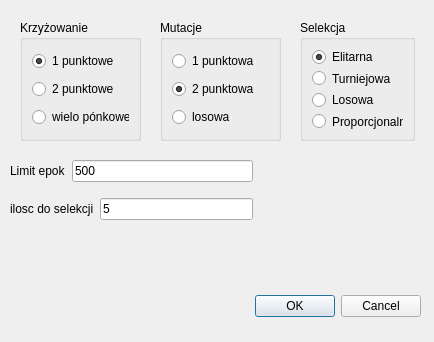
<?xml version="1.0" encoding="UTF-8"?>
<ui version="4.0">
 <class>AgProperties</class>
 <widget class="QDialog" name="AgProperties">
  <property name="geometry">
   <rect>
    <x>0</x>
    <y>0</y>
    <width>434</width>
    <height>342</height>
   </rect>
  </property>
  <property name="windowTitle">
   <string>Dialog</string>
  </property>
  <widget class="QDialogButtonBox" name="buttonBox">
   <property name="geometry">
    <rect>
     <x>80</x>
     <y>290</y>
     <width>341</width>
     <height>32</height>
    </rect>
   </property>
   <property name="orientation">
    <enum>Qt::Horizontal</enum>
   </property>
   <property name="standardButtons">
    <set>QDialogButtonBox::Cancel|QDialogButtonBox::Ok</set>
   </property>
  </widget>
  <widget class="QGroupBox" name="groupBoxMutacja">
   <property name="geometry">
    <rect>
     <x>160</x>
     <y>20</y>
     <width>121</width>
     <height>121</height>
    </rect>
   </property>
   <property name="title">
    <string>Mutacje</string>
   </property>
   <layout class="QVBoxLayout" name="verticalLayout">
    <item>
     <widget class="QRadioButton" name="radioButtonM1">
      <property name="text">
       <string>1 punktowa</string>
      </property>
     </widget>
    </item>
    <item>
     <widget class="QRadioButton" name="radioButtonM2">
      <property name="text">
       <string>2 punktowa</string>
      </property>
      <property name="checked">
       <bool>true</bool>
      </property>
     </widget>
    </item>
    <item>
     <widget class="QRadioButton" name="radioButtonML">
      <property name="text">
       <string>losowa</string>
      </property>
     </widget>
    </item>
   </layout>
  </widget>
  <widget class="QGroupBox" name="groupBoxKrzyzowanie">
   <property name="geometry">
    <rect>
     <x>20</x>
     <y>20</y>
     <width>121</width>
     <height>121</height>
    </rect>
   </property>
   <property name="title">
    <string>Krzyżowanie</string>
   </property>
   <layout class="QVBoxLayout" name="verticalLayout_2">
    <item>
     <widget class="QRadioButton" name="radioButtonK1">
      <property name="text">
       <string>1 punktowe</string>
      </property>
      <property name="checked">
       <bool>true</bool>
      </property>
     </widget>
    </item>
    <item>
     <widget class="QRadioButton" name="radioButtonK2">
      <property name="text">
       <string>2 punktowe</string>
      </property>
     </widget>
    </item>
    <item>
     <widget class="QRadioButton" name="radioButtonKW">
      <property name="text">
       <string>wielo pónkowe</string>
      </property>
     </widget>
    </item>
   </layout>
  </widget>
  <widget class="QGroupBox" name="groupBoxSelekcja">
   <property name="geometry">
    <rect>
     <x>300</x>
     <y>20</y>
     <width>115</width>
     <height>121</height>
    </rect>
   </property>
   <property name="title">
    <string>Selekcja</string>
   </property>
   <layout class="QVBoxLayout" name="verticalLayout_3">
    <item>
     <widget class="QRadioButton" name="radioElitarna">
      <property name="text">
       <string>Elitarna</string>
      </property>
      <property name="checked">
       <bool>true</bool>
      </property>
     </widget>
    </item>
    <item>
     <widget class="QRadioButton" name="radioTurniejowa">
      <property name="text">
       <string>Turniejowa</string>
      </property>
     </widget>
    </item>
    <item>
     <widget class="QRadioButton" name="radioLosowa">
      <property name="text">
       <string>Losowa</string>
      </property>
     </widget>
    </item>
    <item>
     <widget class="QRadioButton" name="radioProporcjonalna">
      <property name="text">
       <string>Proporcjonalna</string>
      </property>
     </widget>
    </item>
   </layout>
  </widget>
  <widget class="QWidget" name="verticalLayoutWidget">
   <property name="geometry">
    <rect>
     <x>10</x>
     <y>150</y>
     <width>243</width>
     <height>80</height>
    </rect>
   </property>
   <layout class="QVBoxLayout" name="verticalLayout_4">
    <item>
     <layout class="QHBoxLayout" name="horizontalLayout">
      <item>
       <widget class="QLabel" name="labelLimitEpok">
        <property name="text">
         <string>Limit epok</string>
        </property>
       </widget>
      </item>
      <item>
       <widget class="QLineEdit" name="lineEditLimitEpok">
        <property name="text">
         <string>500</string>
        </property>
       </widget>
      </item>
     </layout>
    </item>
    <item>
     <layout class="QHBoxLayout" name="horizontalLayout_2">
      <item>
       <widget class="QLabel" name="proportionLabel">
        <property name="text">
         <string>ilosc do selekcji</string>
        </property>
       </widget>
      </item>
      <item>
       <widget class="QLineEdit" name="lineEditProportion">
        <property name="text">
         <string>5</string>
        </property>
       </widget>
      </item>
     </layout>
    </item>
   </layout>
  </widget>
 </widget>
 <resources/>
 <connections>
  <connection>
   <sender>buttonBox</sender>
   <signal>accepted()</signal>
   <receiver>AgProperties</receiver>
   <slot>accept()</slot>
   <hints>
    <hint type="sourcelabel">
     <x>248</x>
     <y>254</y>
    </hint>
    <hint type="destinationlabel">
     <x>157</x>
     <y>274</y>
    </hint>
   </hints>
  </connection>
  <connection>
   <sender>buttonBox</sender>
   <signal>rejected()</signal>
   <receiver>AgProperties</receiver>
   <slot>reject()</slot>
   <hints>
    <hint type="sourcelabel">
     <x>316</x>
     <y>260</y>
    </hint>
    <hint type="destinationlabel">
     <x>286</x>
     <y>274</y>
    </hint>
   </hints>
  </connection>
 </connections>
</ui>
